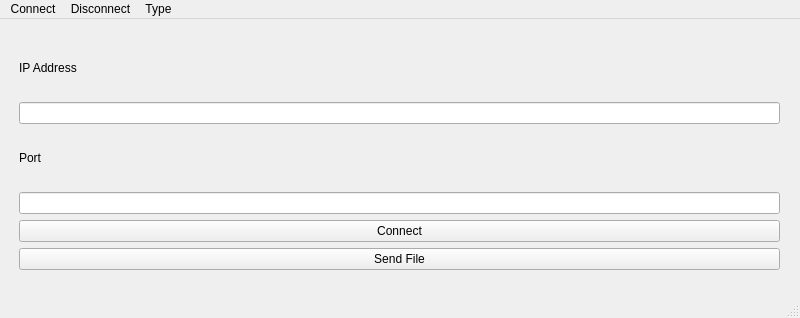
<?xml version="1.0" encoding="UTF-8"?>
<ui version="4.0">
 <class>MainWindow</class>
 <widget class="QMainWindow" name="MainWindow">
  <property name="geometry">
   <rect>
    <x>0</x>
    <y>0</y>
    <width>800</width>
    <height>318</height>
   </rect>
  </property>
  <property name="windowTitle">
   <string>Knekt</string>
  </property>
  <widget class="QWidget" name="centralwidget">
   <widget class="QWidget" name="verticalLayoutWidget">
    <property name="geometry">
     <rect>
      <x>19</x>
      <y>20</y>
      <width>761</width>
      <height>231</height>
     </rect>
    </property>
    <layout class="QVBoxLayout" name="verticalLayout">
     <item>
      <layout class="QGridLayout" name="gridLayout">
       <item row="0" column="0">
        <widget class="QLabel" name="ipAddressLabel">
         <property name="text">
          <string>IP Address</string>
         </property>
        </widget>
       </item>
       <item row="1" column="0">
        <widget class="QLineEdit" name="ipAddressInput"/>
       </item>
      </layout>
     </item>
     <item>
      <layout class="QGridLayout" name="gridLayout_2">
       <item row="0" column="0">
        <widget class="QLabel" name="portLabel">
         <property name="text">
          <string>Port</string>
         </property>
        </widget>
       </item>
       <item row="1" column="0">
        <widget class="QLineEdit" name="portInput"/>
       </item>
      </layout>
     </item>
     <item>
      <widget class="QPushButton" name="connectBtn">
       <property name="text">
        <string>Connect</string>
       </property>
      </widget>
     </item>
     <item>
      <widget class="QPushButton" name="sendFileBtn">
       <property name="text">
        <string>Send File</string>
       </property>
      </widget>
     </item>
    </layout>
   </widget>
  </widget>
  <widget class="QMenuBar" name="menubar">
   <property name="geometry">
    <rect>
     <x>0</x>
     <y>0</y>
     <width>800</width>
     <height>30</height>
    </rect>
   </property>
   <widget class="QMenu" name="menuConnect">
    <property name="title">
     <string>Connect</string>
    </property>
    <addaction name="actionTCP"/>
    <addaction name="actionUDP"/>
   </widget>
   <widget class="QMenu" name="menuDisconnect">
    <property name="title">
     <string>Disconnect</string>
    </property>
   </widget>
   <widget class="QMenu" name="menuType">
    <property name="title">
     <string>Type</string>
    </property>
    <addaction name="actionClient"/>
    <addaction name="actionServer"/>
   </widget>
   <addaction name="menuConnect"/>
   <addaction name="menuDisconnect"/>
   <addaction name="menuType"/>
  </widget>
  <widget class="QStatusBar" name="statusbar"/>
  <action name="actionTCP">
   <property name="checkable">
    <bool>true</bool>
   </property>
   <property name="text">
    <string>TCP</string>
   </property>
  </action>
  <action name="actionUDP">
   <property name="checkable">
    <bool>true</bool>
   </property>
   <property name="text">
    <string>UDP</string>
   </property>
  </action>
  <action name="actionClient">
   <property name="checkable">
    <bool>true</bool>
   </property>
   <property name="text">
    <string>Client</string>
   </property>
  </action>
  <action name="actionServer">
   <property name="checkable">
    <bool>true</bool>
   </property>
   <property name="text">
    <string>Server</string>
   </property>
  </action>
 </widget>
 <resources/>
 <connections/>
</ui>
